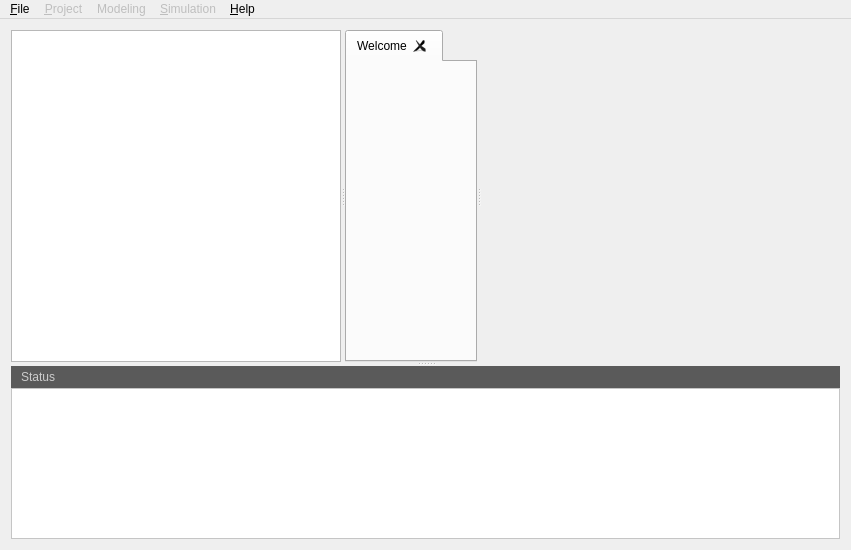
<?xml version="1.0" encoding="UTF-8"?>
<ui version="4.0">
 <class>GVLE2Win</class>
 <widget class="QMainWindow" name="GVLE2Win">
  <property name="geometry">
   <rect>
    <x>0</x>
    <y>0</y>
    <width>851</width>
    <height>550</height>
   </rect>
  </property>
  <property name="windowTitle">
   <string>GVLE2Win</string>
  </property>
  <widget class="QWidget" name="centralWidget">
   <layout class="QGridLayout" name="gridLayout">
    <item row="0" column="0">
     <widget class="QSplitter" name="splitter_2">
      <property name="sizePolicy">
       <sizepolicy hsizetype="Expanding" vsizetype="Expanding">
        <horstretch>0</horstretch>
        <verstretch>0</verstretch>
       </sizepolicy>
      </property>
      <property name="orientation">
       <enum>Qt::Vertical</enum>
      </property>
      <property name="childrenCollapsible">
       <bool>false</bool>
      </property>
      <widget class="QSplitter" name="splitter">
       <property name="sizePolicy">
        <sizepolicy hsizetype="Expanding" vsizetype="Expanding">
         <horstretch>0</horstretch>
         <verstretch>0</verstretch>
        </sizepolicy>
       </property>
       <property name="orientation">
        <enum>Qt::Horizontal</enum>
       </property>
       <widget class="QStackedWidget" name="leftCol">
        <property name="sizePolicy">
         <sizepolicy hsizetype="Expanding" vsizetype="Expanding">
          <horstretch>0</horstretch>
          <verstretch>0</verstretch>
         </sizepolicy>
        </property>
        <property name="frameShadow">
         <enum>QFrame::Plain</enum>
        </property>
        <property name="lineWidth">
         <number>0</number>
        </property>
        <property name="midLineWidth">
         <number>0</number>
        </property>
        <property name="currentIndex">
         <number>0</number>
        </property>
        <widget class="QWidget" name="page">
         <property name="sizePolicy">
          <sizepolicy hsizetype="Expanding" vsizetype="Expanding">
           <horstretch>0</horstretch>
           <verstretch>0</verstretch>
          </sizepolicy>
         </property>
         <layout class="QVBoxLayout" name="verticalLayout">
          <property name="margin">
           <number>0</number>
          </property>
          <item>
           <widget class="QTreeWidget" name="treeProject">
            <property name="sizePolicy">
             <sizepolicy hsizetype="Expanding" vsizetype="Expanding">
              <horstretch>1</horstretch>
              <verstretch>1</verstretch>
             </sizepolicy>
            </property>
            <property name="minimumSize">
             <size>
              <width>0</width>
              <height>0</height>
             </size>
            </property>
            <property name="maximumSize">
             <size>
              <width>16777215</width>
              <height>16777215</height>
             </size>
            </property>
            <property name="iconSize">
             <size>
              <width>16</width>
              <height>16</height>
             </size>
            </property>
            <property name="headerHidden">
             <bool>false</bool>
            </property>
            <property name="columnCount">
             <number>0</number>
            </property>
            <attribute name="headerVisible">
             <bool>true</bool>
            </attribute>
            <attribute name="headerDefaultSectionSize">
             <number>40</number>
            </attribute>
           </widget>
          </item>
         </layout>
        </widget>
        <widget class="QWidget" name="page_2">
         <property name="sizePolicy">
          <sizepolicy hsizetype="Expanding" vsizetype="Expanding">
           <horstretch>0</horstretch>
           <verstretch>0</verstretch>
          </sizepolicy>
         </property>
         <layout class="QVBoxLayout" name="verticalLayout_2">
          <item>
           <widget class="QFrame" name="frame_2">
            <property name="frameShape">
             <enum>QFrame::StyledPanel</enum>
            </property>
            <property name="frameShadow">
             <enum>QFrame::Raised</enum>
            </property>
            <layout class="QGridLayout" name="gridLayout_2">
             <item row="0" column="0">
              <widget class="QPushButton" name="pushButton_2">
               <property name="text">
                <string>&lt; &gt;</string>
               </property>
              </widget>
             </item>
            </layout>
           </widget>
          </item>
         </layout>
        </widget>
       </widget>
       <widget class="QTabWidget" name="tabWidget">
        <property name="sizePolicy">
         <sizepolicy hsizetype="Expanding" vsizetype="Expanding">
          <horstretch>0</horstretch>
          <verstretch>0</verstretch>
         </sizepolicy>
        </property>
        <property name="minimumSize">
         <size>
          <width>0</width>
          <height>0</height>
         </size>
        </property>
        <property name="currentIndex">
         <number>0</number>
        </property>
        <property name="tabsClosable">
         <bool>true</bool>
        </property>
        <widget class="QWidget" name="tabWelcome">
         <property name="focusPolicy">
          <enum>Qt::TabFocus</enum>
         </property>
         <attribute name="title">
          <string>Welcome</string>
         </attribute>
         <widget class="QLabel" name="label">
          <property name="geometry">
           <rect>
            <x>10</x>
            <y>30</y>
            <width>131</width>
            <height>81</height>
           </rect>
          </property>
          <property name="text">
           <string/>
          </property>
          <property name="pixmap">
           <pixmap resource="../../apps/gvle2/gvle2.qrc">:/logo/resources/logo.png</pixmap>
          </property>
         </widget>
         <widget class="QTextBrowser" name="textBrowser_3">
          <property name="geometry">
           <rect>
            <x>150</x>
            <y>20</y>
            <width>201</width>
            <height>121</height>
           </rect>
          </property>
          <property name="font">
           <font>
            <pointsize>22</pointsize>
           </font>
          </property>
          <property name="frameShape">
           <enum>QFrame::NoFrame</enum>
          </property>
          <property name="frameShadow">
           <enum>QFrame::Plain</enum>
          </property>
          <property name="lineWidth">
           <number>0</number>
          </property>
          <property name="html">
           <string>&lt;!DOCTYPE HTML PUBLIC &quot;-//W3C//DTD HTML 4.0//EN&quot; &quot;http://www.w3.org/TR/REC-html40/strict.dtd&quot;&gt;
&lt;html&gt;&lt;head&gt;&lt;meta name=&quot;qrichtext&quot; content=&quot;1&quot; /&gt;&lt;style type=&quot;text/css&quot;&gt;
p, li { white-space: pre-wrap; }
&lt;/style&gt;&lt;/head&gt;&lt;body style=&quot; font-family:'Cantarell'; font-size:22pt; font-weight:400; font-style:normal;&quot;&gt;
&lt;p style=&quot; margin-top:0px; margin-bottom:0px; margin-left:0px; margin-right:0px; -qt-block-indent:0; text-indent:0px;&quot;&gt;&lt;span style=&quot; font-size:20pt; color:#ee7f00;&quot;&gt;Virtual&lt;br /&gt;Laboratory&lt;br /&gt;Environment&lt;/span&gt;&lt;/p&gt;&lt;/body&gt;&lt;/html&gt;</string>
          </property>
         </widget>
        </widget>
       </widget>
       <widget class="QWidget" name="layoutWidget">
        <layout class="QVBoxLayout" name="rightCol">
         <item>
          <widget class="QStackedWidget" name="rightStack">
           <property name="currentIndex">
            <number>0</number>
           </property>
           <widget class="QWidget" name="rightStackPageNull"/>
           <widget class="QWidget" name="pageVpz">
            <layout class="QVBoxLayout" name="verticalLayout_5">
             <property name="spacing">
              <number>6</number>
             </property>
             <property name="margin">
              <number>0</number>
             </property>
             <item>
              <widget class="QTreeWidget" name="treeVpzModel">
               <column>
                <property name="text">
                 <string>Models</string>
                </property>
               </column>
              </widget>
             </item>
             <item>
              <widget class="QTreeWidget" name="treeWidget">
               <column>
                <property name="text">
                 <string>Classes</string>
                </property>
               </column>
              </widget>
             </item>
            </layout>
           </widget>
          </widget>
         </item>
        </layout>
       </widget>
      </widget>
      <widget class="QWidget" name="statusWidget" native="true">
       <property name="sizePolicy">
        <sizepolicy hsizetype="Expanding" vsizetype="Expanding">
         <horstretch>0</horstretch>
         <verstretch>0</verstretch>
        </sizepolicy>
       </property>
       <property name="styleSheet">
        <string notr="true">background-color: rgb(255, 117, 117);</string>
       </property>
       <layout class="QVBoxLayout" name="verticalLayout_3">
        <property name="spacing">
         <number>0</number>
        </property>
        <property name="margin">
         <number>0</number>
        </property>
        <item>
         <widget class="QFrame" name="statusTitleFrame">
          <property name="sizePolicy">
           <sizepolicy hsizetype="Expanding" vsizetype="Fixed">
            <horstretch>0</horstretch>
            <verstretch>0</verstretch>
           </sizepolicy>
          </property>
          <property name="minimumSize">
           <size>
            <width>0</width>
            <height>22</height>
           </size>
          </property>
          <property name="maximumSize">
           <size>
            <width>16777215</width>
            <height>22</height>
           </size>
          </property>
          <property name="styleSheet">
           <string notr="true">background-color: rgb(90, 90, 90);</string>
          </property>
          <property name="frameShape">
           <enum>QFrame::NoFrame</enum>
          </property>
          <property name="frameShadow">
           <enum>QFrame::Plain</enum>
          </property>
          <layout class="QHBoxLayout" name="horizontalLayout_2">
           <property name="spacing">
            <number>2</number>
           </property>
           <property name="margin">
            <number>0</number>
           </property>
           <item>
            <widget class="QLabel" name="statusTitle">
             <property name="styleSheet">
              <string notr="true">color: rgb(204, 204, 204);</string>
             </property>
             <property name="lineWidth">
              <number>0</number>
             </property>
             <property name="text">
              <string>Status</string>
             </property>
             <property name="margin">
              <number>0</number>
             </property>
             <property name="indent">
              <number>10</number>
             </property>
            </widget>
           </item>
           <item>
            <spacer name="horizontalSpacer_2">
             <property name="orientation">
              <enum>Qt::Horizontal</enum>
             </property>
             <property name="sizeHint" stdset="0">
              <size>
               <width>40</width>
               <height>20</height>
              </size>
             </property>
            </spacer>
           </item>
           <item>
            <widget class="QPushButton" name="statusTitleToggle">
             <property name="sizePolicy">
              <sizepolicy hsizetype="Fixed" vsizetype="Fixed">
               <horstretch>0</horstretch>
               <verstretch>0</verstretch>
              </sizepolicy>
             </property>
             <property name="minimumSize">
              <size>
               <width>20</width>
               <height>20</height>
              </size>
             </property>
             <property name="maximumSize">
              <size>
               <width>20</width>
               <height>20</height>
              </size>
             </property>
             <property name="baseSize">
              <size>
               <width>20</width>
               <height>0</height>
              </size>
             </property>
             <property name="styleSheet">
              <string notr="true">QPushButton{background-image: url(:/icon/resources/arrow_up_bw.png);}
QPushButton:hover{background:url(:/icon/resources/arrow_up_blue.png);}</string>
             </property>
             <property name="text">
              <string/>
             </property>
             <property name="flat">
              <bool>true</bool>
             </property>
            </widget>
           </item>
          </layout>
         </widget>
        </item>
        <item>
         <widget class="QPlainTextEdit" name="statusLog">
          <property name="sizePolicy">
           <sizepolicy hsizetype="Expanding" vsizetype="MinimumExpanding">
            <horstretch>0</horstretch>
            <verstretch>0</verstretch>
           </sizepolicy>
          </property>
          <property name="minimumSize">
           <size>
            <width>0</width>
            <height>20</height>
           </size>
          </property>
          <property name="styleSheet">
           <string notr="true">background-color: rgb(255, 255, 255);</string>
          </property>
          <property name="undoRedoEnabled">
           <bool>false</bool>
          </property>
          <property name="readOnly">
           <bool>true</bool>
          </property>
          <property name="plainText">
           <string notr="true"/>
          </property>
         </widget>
        </item>
       </layout>
      </widget>
     </widget>
    </item>
   </layout>
  </widget>
  <widget class="QMenuBar" name="menuBar">
   <property name="geometry">
    <rect>
     <x>0</x>
     <y>0</y>
     <width>851</width>
     <height>27</height>
    </rect>
   </property>
   <widget class="QMenu" name="menuFile">
    <property name="title">
     <string>&amp;File</string>
    </property>
    <widget class="QMenu" name="menuRecentProjects">
     <property name="title">
      <string>Recent Projects</string>
     </property>
     <addaction name="actionRecent1"/>
     <addaction name="actionRecent2"/>
     <addaction name="actionRecent3"/>
     <addaction name="actionRecent4"/>
     <addaction name="actionRecent5"/>
    </widget>
    <addaction name="actionNewProject"/>
    <addaction name="actionOpenProject"/>
    <addaction name="menuRecentProjects"/>
    <addaction name="separator"/>
    <addaction name="actionCloseProject"/>
    <addaction name="actionQuit"/>
   </widget>
   <widget class="QMenu" name="menuProject">
    <property name="enabled">
     <bool>false</bool>
    </property>
    <property name="title">
     <string>&amp;Project</string>
    </property>
    <addaction name="actionConfigureProject"/>
    <addaction name="actionBuildProject"/>
   </widget>
   <widget class="QMenu" name="menuSimulation">
    <property name="enabled">
     <bool>false</bool>
    </property>
    <property name="title">
     <string>&amp;Simulation</string>
    </property>
    <widget class="QMenu" name="menuSelectSimulator">
     <property name="enabled">
      <bool>false</bool>
     </property>
     <property name="title">
      <string>Select Simulator</string>
     </property>
     <addaction name="actionSimNone"/>
    </widget>
    <addaction name="actionLaunchSimulation"/>
    <addaction name="separator"/>
    <addaction name="menuSelectSimulator"/>
   </widget>
   <widget class="QMenu" name="menu_Help">
    <property name="toolTip">
     <string/>
    </property>
    <property name="title">
     <string>&amp;Help</string>
    </property>
    <addaction name="actionHelp"/>
    <addaction name="actionAbout"/>
   </widget>
   <widget class="QMenu" name="menuModeling">
    <property name="enabled">
     <bool>false</bool>
    </property>
    <property name="title">
     <string>Modeling</string>
    </property>
   </widget>
   <addaction name="menuFile"/>
   <addaction name="menuProject"/>
   <addaction name="menuModeling"/>
   <addaction name="menuSimulation"/>
   <addaction name="menu_Help"/>
  </widget>
  <action name="actionNew_Project">
   <property name="enabled">
    <bool>true</bool>
   </property>
   <property name="text">
    <string>New Project</string>
   </property>
   <property name="shortcut">
    <string>Ctrl+N</string>
   </property>
  </action>
  <action name="actionNew_VPZ">
   <property name="text">
    <string>New VPZ</string>
   </property>
   <property name="shortcut">
    <string>Ctrl+S</string>
   </property>
  </action>
  <action name="actionOpenProject">
   <property name="text">
    <string>OpenProject</string>
   </property>
   <property name="shortcut">
    <string>Ctrl+O</string>
   </property>
  </action>
  <action name="actionOpen_VPZ">
   <property name="enabled">
    <bool>false</bool>
   </property>
   <property name="text">
    <string>Open VPZ</string>
   </property>
   <property name="shortcut">
    <string>Ctrl+Shift+O</string>
   </property>
  </action>
  <action name="action">
   <property name="text">
    <string>Open Global VPZ</string>
   </property>
  </action>
  <action name="actionSave_File">
   <property name="enabled">
    <bool>false</bool>
   </property>
   <property name="text">
    <string>Save File</string>
   </property>
   <property name="shortcut">
    <string>Ctrl+S</string>
   </property>
  </action>
  <action name="actionSave_File_As">
   <property name="enabled">
    <bool>false</bool>
   </property>
   <property name="text">
    <string>Save File As ...</string>
   </property>
   <property name="shortcut">
    <string>Ctrl+Shift+S</string>
   </property>
  </action>
  <action name="actionClear_Model">
   <property name="enabled">
    <bool>false</bool>
   </property>
   <property name="text">
    <string>Clear Model</string>
   </property>
   <property name="shortcut">
    <string>Ctrl+L</string>
   </property>
  </action>
  <action name="actionImport_Model">
   <property name="enabled">
    <bool>false</bool>
   </property>
   <property name="text">
    <string>Import Model</string>
   </property>
   <property name="shortcut">
    <string>Ctrl+I</string>
   </property>
  </action>
  <action name="actionExport_Model">
   <property name="enabled">
    <bool>false</bool>
   </property>
   <property name="text">
    <string>Export Model</string>
   </property>
  </action>
  <action name="actionExport_Graphic">
   <property name="enabled">
    <bool>false</bool>
   </property>
   <property name="text">
    <string>Export Graphic</string>
   </property>
  </action>
  <action name="actionClose_Tab">
   <property name="enabled">
    <bool>false</bool>
   </property>
   <property name="text">
    <string>Close Tab</string>
   </property>
  </action>
  <action name="actionCloseProject">
   <property name="enabled">
    <bool>false</bool>
   </property>
   <property name="text">
    <string>Close Project</string>
   </property>
  </action>
  <action name="actionQuit">
   <property name="text">
    <string>Quit</string>
   </property>
  </action>
  <action name="actionAbout">
   <property name="text">
    <string>About</string>
   </property>
  </action>
  <action name="actionOrder">
   <property name="enabled">
    <bool>false</bool>
   </property>
   <property name="text">
    <string>Order</string>
   </property>
   <property name="statusTip">
    <string/>
   </property>
  </action>
  <action name="actionRefresh">
   <property name="enabled">
    <bool>false</bool>
   </property>
   <property name="text">
    <string>Refresh</string>
   </property>
  </action>
  <action name="actionComplete_view">
   <property name="enabled">
    <bool>false</bool>
   </property>
   <property name="text">
    <string>Complete view</string>
   </property>
  </action>
  <action name="actionSimple_view">
   <property name="enabled">
    <bool>false</bool>
   </property>
   <property name="text">
    <string>Simple view</string>
   </property>
  </action>
  <action name="actionPreferences">
   <property name="text">
    <string>Preferences</string>
   </property>
  </action>
  <action name="actionConfigureProject">
   <property name="enabled">
    <bool>true</bool>
   </property>
   <property name="text">
    <string>Configure Project</string>
   </property>
   <property name="shortcut">
    <string>Ctrl+G</string>
   </property>
  </action>
  <action name="actionBuild_Project">
   <property name="enabled">
    <bool>false</bool>
   </property>
   <property name="text">
    <string>Build Project</string>
   </property>
  </action>
  <action name="actionProject_dependencies">
   <property name="enabled">
    <bool>false</bool>
   </property>
   <property name="text">
    <string>Project Dependencies</string>
   </property>
  </action>
  <action name="action_2">
   <property name="text">
    <string>Test Project</string>
   </property>
  </action>
  <action name="actionClean_Project">
   <property name="text">
    <string>Clean Project</string>
   </property>
  </action>
  <action name="actionRemove_Binary_Project">
   <property name="text">
    <string>Remove Binary Project</string>
   </property>
  </action>
  <action name="actionProject">
   <property name="enabled">
    <bool>false</bool>
   </property>
   <property name="text">
    <string>Project</string>
   </property>
   <property name="shortcut">
    <string>Ctrl+Shift+E</string>
   </property>
  </action>
  <action name="actionViews">
   <property name="enabled">
    <bool>false</bool>
   </property>
   <property name="text">
    <string>Views</string>
   </property>
  </action>
  <action name="actionDynamics">
   <property name="enabled">
    <bool>false</bool>
   </property>
   <property name="text">
    <string>Dynamics</string>
   </property>
  </action>
  <action name="actionConditions">
   <property name="enabled">
    <bool>false</bool>
   </property>
   <property name="text">
    <string>Conditions</string>
   </property>
  </action>
  <action name="actionLaunchSimulation">
   <property name="text">
    <string>Launch Simulation</string>
   </property>
  </action>
  <action name="actionRecent1">
   <property name="enabled">
    <bool>false</bool>
   </property>
   <property name="text">
    <string>&lt;vide&gt;</string>
   </property>
   <property name="visible">
    <bool>true</bool>
   </property>
  </action>
  <action name="actionRecent2">
   <property name="enabled">
    <bool>false</bool>
   </property>
   <property name="text">
    <string>Last2</string>
   </property>
   <property name="visible">
    <bool>false</bool>
   </property>
  </action>
  <action name="actionRecent3">
   <property name="enabled">
    <bool>false</bool>
   </property>
   <property name="text">
    <string>Last3</string>
   </property>
   <property name="visible">
    <bool>false</bool>
   </property>
  </action>
  <action name="actionRecent4">
   <property name="enabled">
    <bool>false</bool>
   </property>
   <property name="text">
    <string>Last4</string>
   </property>
   <property name="visible">
    <bool>false</bool>
   </property>
  </action>
  <action name="actionRecent5">
   <property name="enabled">
    <bool>false</bool>
   </property>
   <property name="text">
    <string>Last5</string>
   </property>
   <property name="visible">
    <bool>false</bool>
   </property>
  </action>
  <action name="actionHelp">
   <property name="text">
    <string>Help</string>
   </property>
   <property name="shortcut">
    <string>F1</string>
   </property>
  </action>
  <action name="actionSimNone">
   <property name="checkable">
    <bool>true</bool>
   </property>
   <property name="checked">
    <bool>true</bool>
   </property>
   <property name="text">
    <string>internal</string>
   </property>
  </action>
  <action name="actionTest">
   <property name="checkable">
    <bool>true</bool>
   </property>
   <property name="text">
    <string>test</string>
   </property>
  </action>
  <action name="actionZaza">
   <property name="text">
    <string>zaza</string>
   </property>
  </action>
  <action name="actionBuildProject">
   <property name="text">
    <string>Build Project</string>
   </property>
   <property name="shortcut">
    <string>Ctrl+B</string>
   </property>
  </action>
  <action name="actionNewProject">
   <property name="text">
    <string>New Project</string>
   </property>
   <property name="shortcut">
    <string>Ctrl+N</string>
   </property>
  </action>
 </widget>
 <layoutdefault spacing="6" margin="11"/>
 <resources>
  <include location="../../apps/gvle2/gvle2.qrc"/>
 </resources>
 <connections/>
</ui>
